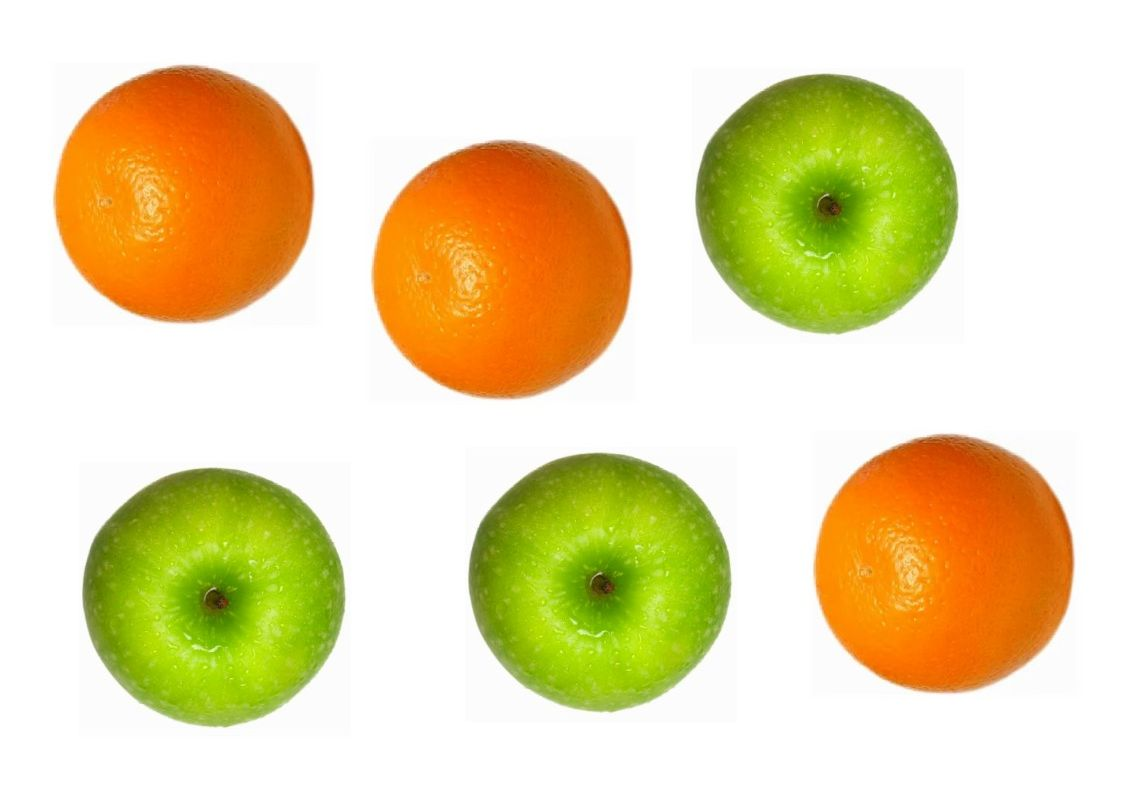
#> input picture probnyKolos/fruit.jpg, 1123 x 794 px, found by its file name
$ python kwadrowoce.py
#> lines starting #> are read from the running program, lines starting #| are printed output that depends on the picture; after the words box and inside, x2 and y2 are one past the last pixel; in counts of white or black regions, pixels touching at a corner belong together
import cv2 as cv
import numpy as np

def empty_callback(value):
    pass

img = cv.imread("probnyKolos/fruit.jpg")
#> img is the input picture: shape (794, 1123, 3); mean B, G, R 169.2, 217.2, 231
img_HSV = cv.cvtColor(img, cv.COLOR_BGR2HSV)
#> img_HSV: shape (794, 1123, 3); mean H, S, V 12.7, 83.6, 238

cv.namedWindow('image')

# [6 lines of commented-out code are left out]

while True:
    # [7 lines of commented-out code are left out]

    maskApples = cv.inRange(img_HSV, (22, 0, 0), (116, 78, 224))
#> maskApples: shape (794, 1123); 0.37% white in thin lines or dots, all inside (x1, y1, x2, y2) = (82, 74, 959, 727)
    maskOranges = cv.inRange(img_HSV, (0, 65, 129), (17, 149, 251))
#> maskOranges: shape (794, 1123); 0.58% white in thin lines or dots, all inside (x1, y1, x2, y2) = (54, 66, 1074, 693)

    maskApplesColor = cv.cvtColor(maskApples, cv.COLOR_GRAY2BGR)
    maskOrangesColor = cv.cvtColor(maskOranges, cv.COLOR_GRAY2BGR)

    circlesApples = cv.HoughCircles(maskApples, cv.HOUGH_GRADIENT, 1, 100,param1=10, param2=20, minRadius=0, maxRadius=0)
#> circlesApples = [[598.5, 578.5, 130.7], [826.5, 202.5, 129.1], [213.5, 596.5, 129.3]]
    circlesOranges = cv.HoughCircles(maskOranges, cv.HOUGH_GRADIENT, 1, 100,param1=10, param2=20, minRadius=0, maxRadius=0)
#> circlesOranges = [[183.5, 195.5, 127.3], [943.5, 564.5, 128.6], [498.5, 265.5, 130.9]]

    res = img.copy()

    if circlesApples is not None:
        circlesApples = np.uint16(np.around(circlesApples))
#> circlesApples = [[598, 578, 131], [826, 202, 129], [214, 596, 129]]
        for x, y, r in circlesApples[0, :]:

            # prostokąt – niebieski
            cv.rectangle(res, (x - r, y - r), (x + r, y + r), (255, 0, 0), 2)

            # opcjonalnie: okręgi na podglądzie maski
            cv.circle(maskApplesColor, (x, y), r, (0, 255, 0), 2)
            cv.circle(maskApplesColor, (x, y), 2, (0, 0, 255), 3)
#> this loop made 3 passes
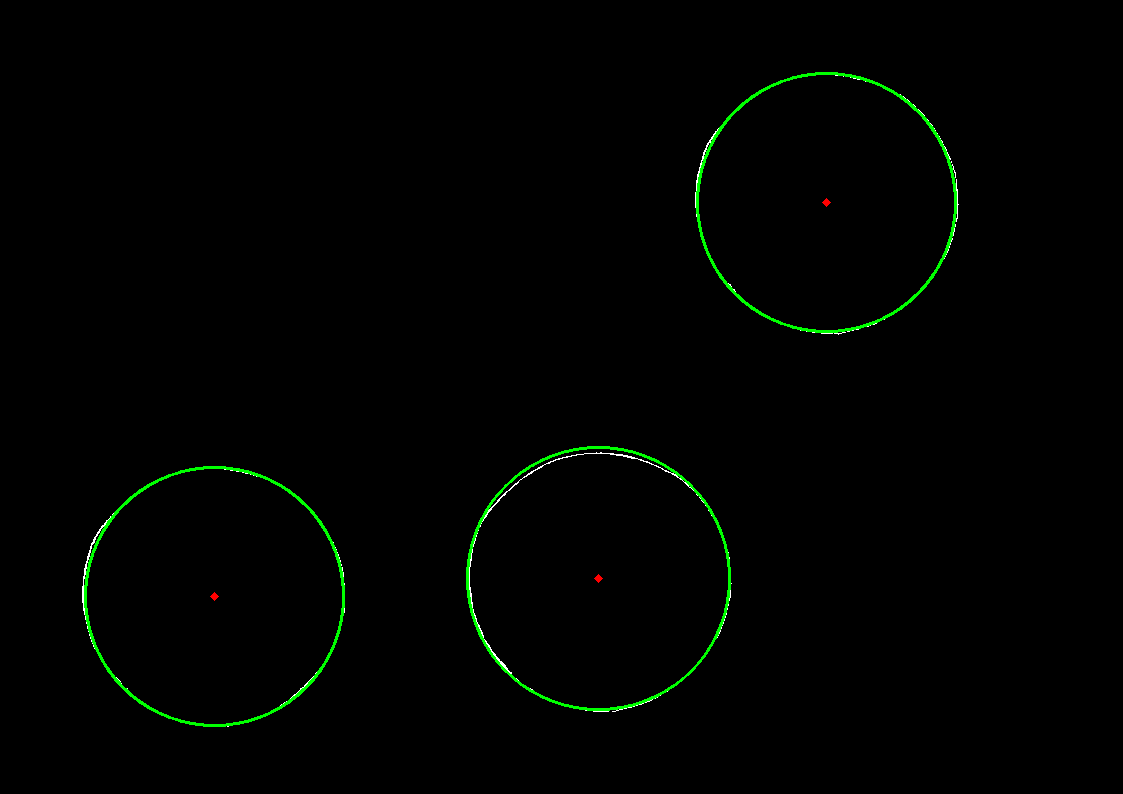
#> maskApplesColor: shape (794, 1123, 3); mean B, G, R 0.4, 2.5, 0.4
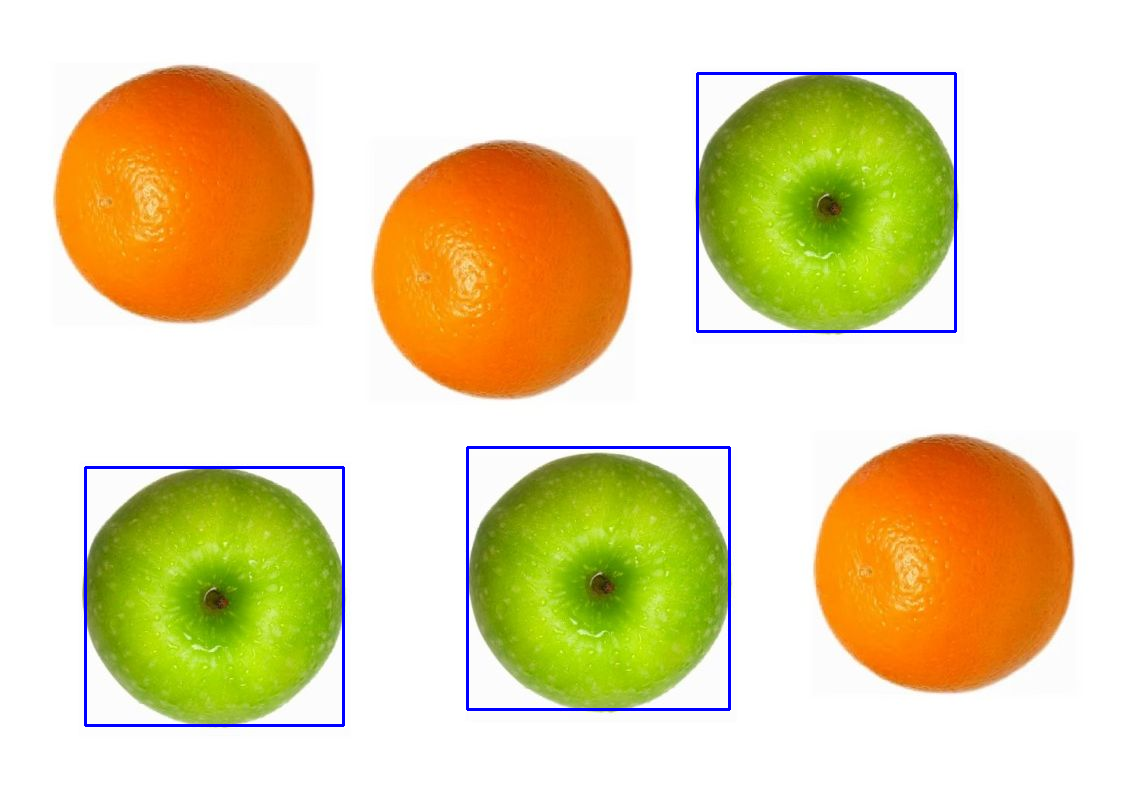
#> res: shape (794, 1123, 3); 1.05% of pixels changed, all inside (x1, y1, x2, y2) = (84, 72, 957, 727)


    if circlesOranges is not None:
        circlesOranges = np.uint16(np.around(circlesOranges))
#> circlesOranges = [[184, 196, 127], [944, 564, 129], [498, 266, 131]]
        for x, y, r in circlesOranges[0, :]:

            # prostokąt – czerwony
            cv.rectangle(res, (x - r, y - r), (x + r, y + r), (0, 0, 255), 2)

            # opcjonalnie: okręgi na podglądzie maski
            cv.circle(maskOrangesColor, (x, y), r, (0, 255, 0), 2)
            cv.circle(maskOrangesColor, (x, y), 2, (0, 0, 255), 3)
#> this loop made 3 passes
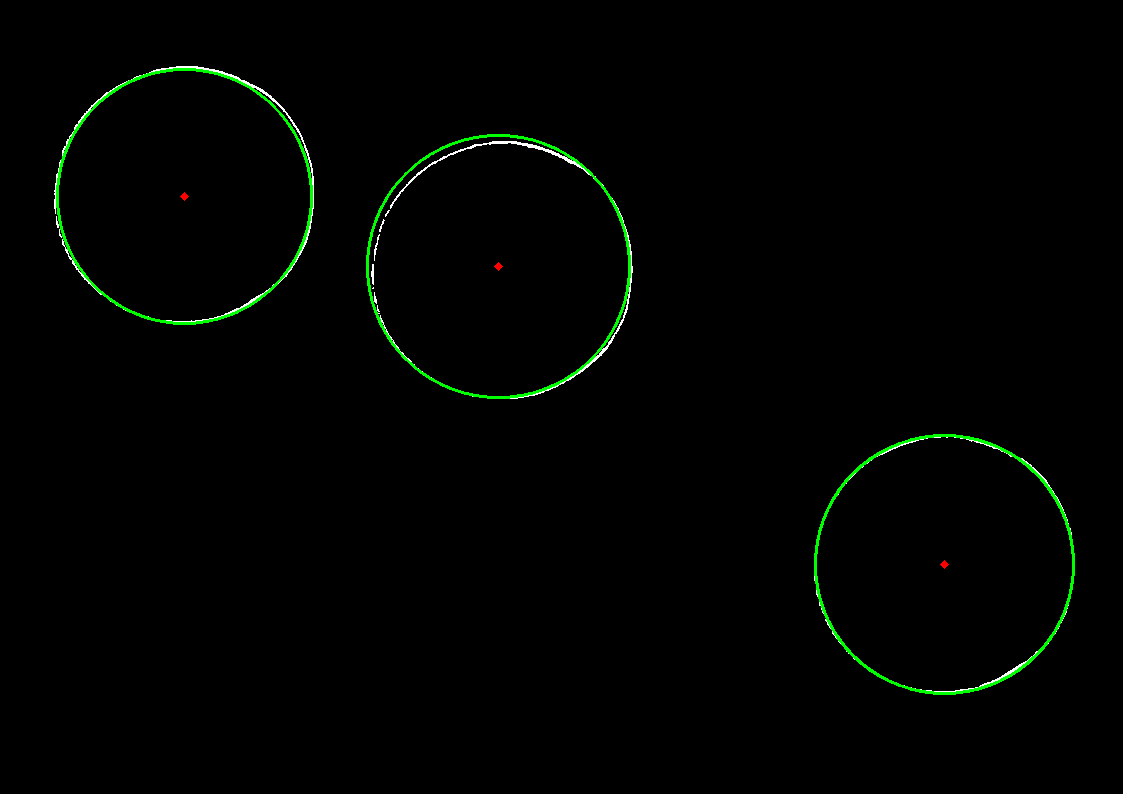
#> maskOrangesColor: shape (794, 1123, 3); mean B, G, R 0.8, 2.9, 0.9
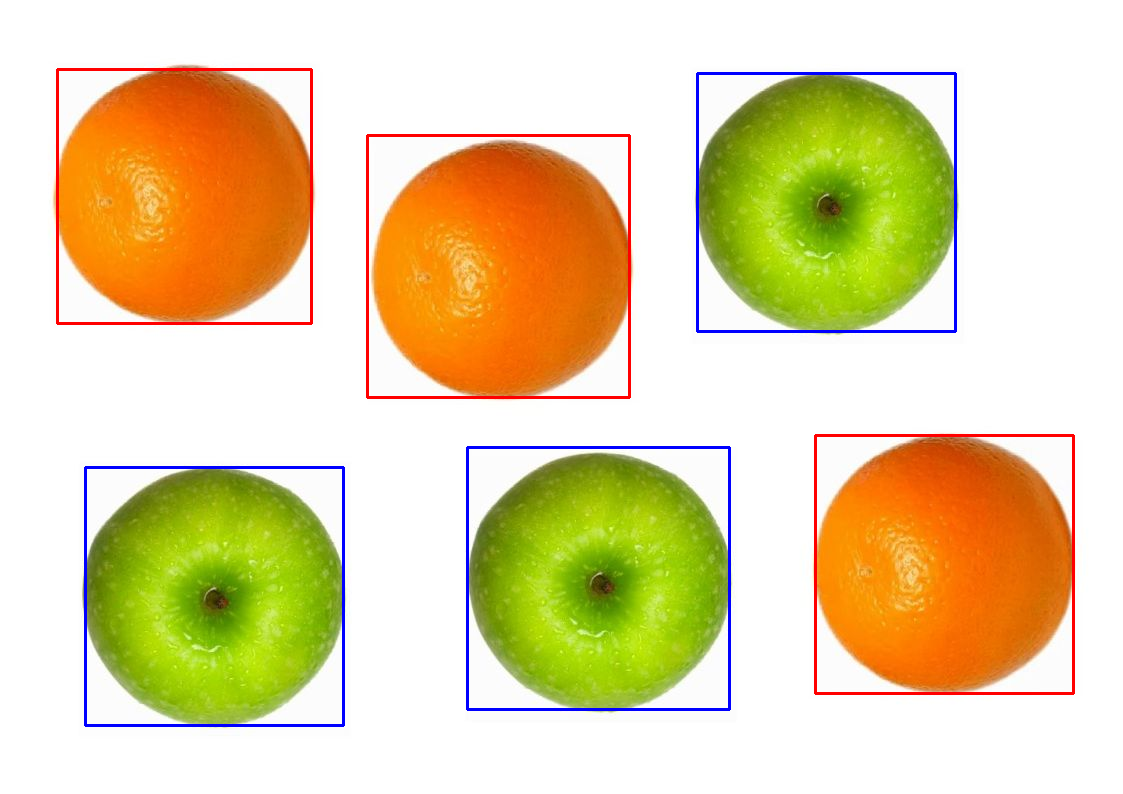
#> res: shape (794, 1123, 3); 1.04% of pixels changed, all inside (x1, y1, x2, y2) = (56, 68, 1075, 695)

    cv.imshow('image', res)

    if cv.waitKey(30) == ord('q'):
#> (key q is pressed here)
        break
